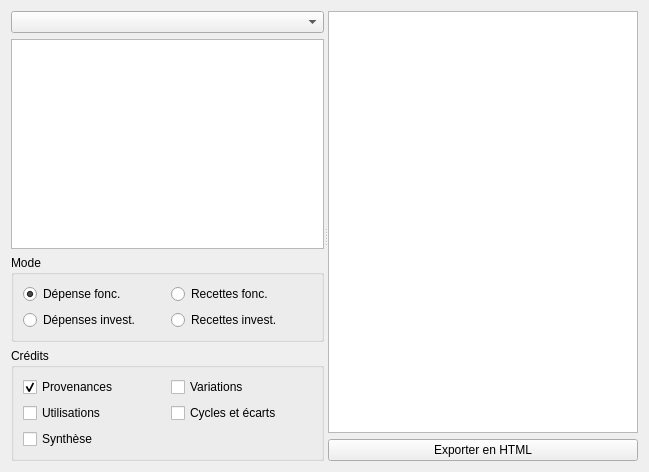
<?xml version="1.0" encoding="UTF-8"?>
<ui version="4.0">
 <class>FormReportingExplore</class>
 <widget class="QWidget" name="FormReportingExplore">
  <property name="geometry">
   <rect>
    <x>0</x>
    <y>0</y>
    <width>649</width>
    <height>472</height>
   </rect>
  </property>
  <property name="windowTitle">
   <string>Exploration synthétique des reportings</string>
  </property>
  <property name="windowIcon">
   <iconset resource="Icons.qrc">
    <normaloff>:/icons/icons/reportingExplore.png</normaloff>:/icons/icons/reportingExplore.png</iconset>
  </property>
  <layout class="QHBoxLayout" name="horizontalLayout">
   <item>
    <widget class="QSplitter" name="splitter">
     <property name="orientation">
      <enum>Qt::Horizontal</enum>
     </property>
     <widget class="QWidget" name="layoutWidget1">
      <layout class="QVBoxLayout" name="verticalLayout">
       <item>
        <widget class="QComboBox" name="comboListReportings"/>
       </item>
       <item>
        <widget class="QTreeView" name="treeView">
         <property name="editTriggers">
          <set>QAbstractItemView::NoEditTriggers</set>
         </property>
         <property name="headerHidden">
          <bool>true</bool>
         </property>
        </widget>
       </item>
       <item>
        <widget class="QGroupBox" name="groupBoxMode">
         <property name="title">
          <string>Mode</string>
         </property>
         <layout class="QGridLayout" name="gridLayout">
          <item row="0" column="0">
           <widget class="QRadioButton" name="radioButtonDF">
            <property name="text">
             <string>Dépense fonc.</string>
            </property>
            <property name="checked">
             <bool>true</bool>
            </property>
           </widget>
          </item>
          <item row="0" column="1">
           <widget class="QRadioButton" name="radioButtonRF">
            <property name="text">
             <string>Recettes fonc.</string>
            </property>
           </widget>
          </item>
          <item row="1" column="0">
           <widget class="QRadioButton" name="radioButtonDI">
            <property name="text">
             <string>Dépenses invest.</string>
            </property>
           </widget>
          </item>
          <item row="1" column="1">
           <widget class="QRadioButton" name="radioButtonRI">
            <property name="text">
             <string>Recettes invest.</string>
            </property>
           </widget>
          </item>
         </layout>
        </widget>
       </item>
       <item>
        <widget class="QGroupBox" name="groupBoxFields">
         <property name="title">
          <string>Crédits</string>
         </property>
         <layout class="QGridLayout" name="gridLayout_2">
          <item row="0" column="0">
           <widget class="QCheckBox" name="checkBoxA">
            <property name="text">
             <string>Provenances</string>
            </property>
            <property name="checked">
             <bool>true</bool>
            </property>
           </widget>
          </item>
          <item row="0" column="1">
           <widget class="QCheckBox" name="checkBoxB">
            <property name="text">
             <string>Variations</string>
            </property>
           </widget>
          </item>
          <item row="1" column="0">
           <widget class="QCheckBox" name="checkBoxC">
            <property name="text">
             <string>Utilisations</string>
            </property>
           </widget>
          </item>
          <item row="1" column="1">
           <widget class="QCheckBox" name="checkBoxD">
            <property name="text">
             <string>Cycles et écarts</string>
            </property>
           </widget>
          </item>
          <item row="2" column="0" colspan="2">
           <widget class="QCheckBox" name="checkBoxS">
            <property name="text">
             <string>Synthèse</string>
            </property>
           </widget>
          </item>
         </layout>
        </widget>
       </item>
      </layout>
     </widget>
     <widget class="QWidget" name="layoutWidget">
      <layout class="QVBoxLayout" name="verticalLayout_2">
       <item>
        <widget class="QTextEdit" name="textEdit">
         <property name="readOnly">
          <bool>true</bool>
         </property>
        </widget>
       </item>
       <item>
        <widget class="QPushButton" name="pushButtonExport">
         <property name="text">
          <string>Exporter en HTML</string>
         </property>
        </widget>
       </item>
      </layout>
     </widget>
    </widget>
   </item>
  </layout>
 </widget>
 <resources>
  <include location="Icons.qrc"/>
 </resources>
 <connections/>
</ui>
